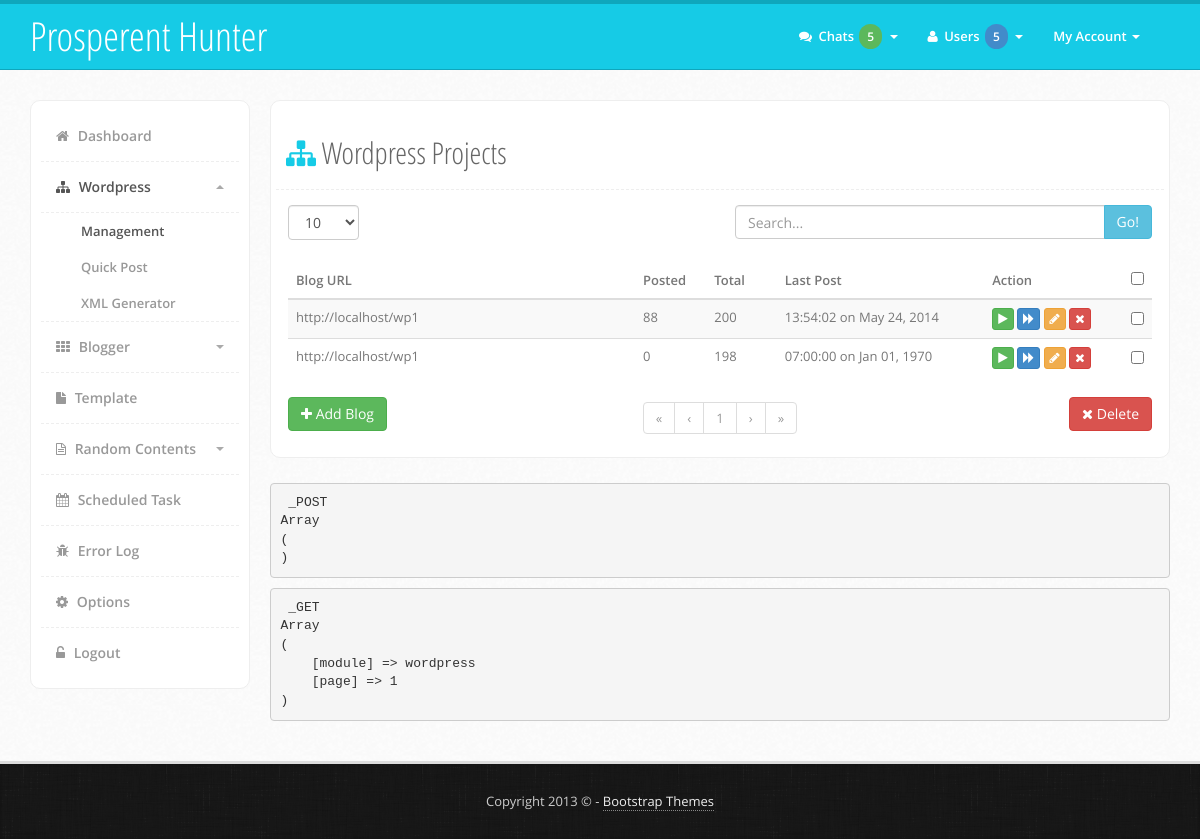
The app's page /?module=wordpress (signed in) with its own data.
### tables this page shows
CREATE TABLE IF NOT EXISTS `wordpress` (
  `ID` int(255) NOT NULL AUTO_INCREMENT,
  `blog_url` text NOT NULL,
  `username` varchar(255) NOT NULL,
  `password` varchar(255) NOT NULL,
  `api` varchar(32) NOT NULL,
  `template` text NOT NULL,
  `cronjob` varchar(255) NOT NULL,
  `duration` int(255) NOT NULL,
  `timeformat` varchar(32) NOT NULL,
  `lastpost` int(11) NOT NULL,
  PRIMARY KEY (`ID`)
);

### module.php (called while the page is built, shortened)
<?php
if (isset($_GET['module'])) {
    $module['module'] = $_GET['module'];
    if ($module['module'] == 'wordpress') {
        if (isset($_GET['m-option'])) {
            if ($_GET['m-option'] == 'add-wordpress') {
                $module['file'] = 'module/wordpress/add-wordpress.php';
                $module['title'] = 'Add Wordpress';
            }
            if ($_GET['m-option'] == 'edit-wordpress') {
                $module['file'] = 'module/wordpress/edit-wordpress.php';
                $module['title'] = 'Edit Wordpress';
            }
            if ($_GET['m-option'] == 'edit-keyword') {
                $module['file'] = 'module/wordpress/edit-keyword.php';
                $module['title'] = 'Edit Keyword';
            }
        } else {
            $module['file'] = 'module/wordpress/wordpress.php';
            $module['title'] = 'Wordpress Projects';
        }
    }
} else {
    $module['module'] = 'dashboard';
    $module['file'] = 'dashboard.php';
    $module['title'] = 'Dashboard';
}
?>

### module/wordpress/wordpress.php (the view, shortened to what this page needs)
<?php
if (isset($_GET['length'])) {
    $limit = slashes($_GET['length']);
} else {
    $limit = '10';
}
$page = (int)$_GET['page'];
$eu = (($page - '1') * $limit);
$queryBlog = "SELECT * FROM wordpress";
if (isset($_GET['search'])) {
    $search = slashes($_GET['search']);
    $queryBlog .= " WHERE blog_url LIKE '%" . $search . "%'";
} else {
    $search = NULL;
}
$resultTotal = $mysqli->query($queryBlog)->num_rows OR trigger_error($mysqli->error . "[$queryBlog]");
$queryData = $queryBlog . " LIMIT $eu, $limit";
$resultBlog = $mysqli->query($queryData) OR trigger_error($mysqli->error . "[$queryData]");
?>
                            <div class="content-box">
                                <div class="content-head">
                                    <h2><i class="fa fa-sitemap color"></i> <?php echo $module['title']; ?></h2>
                                </div>
                                <div class="content-body">
                                    <form name ="tool-form" action="" method="GET">
                                        <div class="row">
                                            <div class="col-md-6 form-group">
                                                <label>
                                                    <select name="length" class="form-control" size="1" onchange="this.form.submit()">
                                                        <option value="10" <?php echo ($limit == '10') ? "selected" : "" ?>>10</option>
                                                    </select>
                                                </label>
                                            </div>
                                            <div class="col-md-6 input-group">
                                                <div class="input-group">
                                                    <input type="text" name="search" class="form-control" placeholder="Search..." value="<?php echo $search; ?>">
                                                    <span class="input-group-btn"><button type="submit" class="btn default">Go!</button></span>
                                                </div>
                                            </div>
                                        </div>
                                    </form>
                                    <form name="wordpress-form" action="" method="POST">
                                        <table class="table table-striped table-hover">
                                            <thead>
                                                <tr>
                                                    <th class="col-md-5">Blog URL</th>
                                                    <th class="col-md-1">Posted</th>
                                                    <th class="col-md-1">Total</th>
                                                    <th class="col-md-3">Last Post</th>
                                                    <th class="col-md-2">Action</th>
                                                    <th class="col-md-1 text-center"><input type="checkbox" name="select-all" class="select-all" data-checkbox-name="delete-item[]" /></th>
                                                </tr>
                                            </thead>
                                            <tbody>
                                                <?php while ($wpRow = $resultBlog->fetch_array(MYSQLI_ASSOC)) { ?>
                                                <tr>
                                                    <td><?php echo shortString($wpRow['blog_url'], '30'); ?></td>
                                                    <td>
                                                        <?php
                                                        $queryItem = "SELECT * FROM products WHERE blogId = '" . $wpRow['ID'] . "' AND type = 'wordpress' AND status = 'Posted'";
                                                        $resultItem = $mysqli->query($queryItem)->num_rows OR trigger_error($mysqli->error . "[$queryItem]");
                                                        echo $resultItem;
                                                        ?>
                                                    </td>
                                                    <td>
                                                        <?php
                                                        $queryPosted = "SELECT * FROM products WHERE blogId = '" . $wpRow['ID'] . "' AND type = 'wordpress'";
                                                        $resultPosted = $mysqli->query($queryPosted)->num_rows OR trigger_error($mysqli->error . "[$queryPosted]");
                                                        echo $resultPosted;
                                                        ?>
                                                    </td>
                                                    <td><?php echo strftime("%H:%M:%S on %b %d, %Y", $wpRow['lastpost']); ?></td>
                                                    <td>
                                                        <a href="?module=poster&s-post&wp=<?php echo $wpRow['ID']; ?>" class="btn btn-xs green"><i class="fa fa-play" data-toggle="tooltip" title="Manual Post"></i></a>
                                                        <a href="?module=poster&b-post&wp=<?php echo $wpRow['ID']; ?>" class="btn btn-xs blue"><i class="fa fa-forward" data-toggle="tooltip" title="Bulk Post"></i></a>
                                                        <a href="?module=wordpress&m-option=edit-wordpress&id=<?php echo $wpRow['ID']; ?>" class="btn btn-xs yellow"><i class="fa fa-pencil" data-toggle="tooltip" title="Edit"></i></a>
                                                        <a href="#delete" class="btn btn-xs red deleteItem" data-toggle="modal" data-id="<?php echo $wpRow['ID']; ?>"><i class="fa fa-times" data-toggle="tooltip" title="Delete"></i></a>
                                                    </td>
                                                    <td class="text-center"><input type="checkbox" name="delete-item[]" value="<?php echo $wpRow['ID']; ?>" /></td>
                                                </tr>
                                                <?php } ?>
                                            </tbody>
                                        </table>
                                    </form>
                                    <div class="row">
                                        <div class="col-md-3 text-left">
                                            <a href="?module=wordpress&m-option=add-wordpress" class="btn green"><i class="fa fa-plus"></i> Add Blog</a>
                                        </div>
                                        <div class="col-md-6">
                                            <div class="text-center">
                                                <ul class="pagination">
                                                    <?php echo pagination($resultTotal, $page, $limit, 'page'); ?>
                                                </ul>
                                            </div>
                                        </div>
                                        <div class="col-md-3 text-right">
                                            <a href="#delete" class="btn red" data-toggle="modal"><i class="fa fa-times"></i> Delete</a>
                                        </div>
                                    </div>
                                </div>
                            </div>

### functions.php (shortened to what this page needs)
<?php
function shortString($string, $limit) {
    if (strlen($string) > ($limit + '3')) {
        $string = substr($string, '0' ,$limit) . '...';
        echo $string;
    } else {
        echo $string;;
    }
}
function pagination($total, $page, $shown, $url) {
    $pages = ceil($total / $shown);
    $range_start = ($page - '2') <= '0' || ($pages - '4') <= '0' ? '1' : (($page + '2') >= $pages ? $pages - '4' : $page - '2');
    $range_end = $pages <= '5' ? $pages : (($page + '2') >= $pages ? $pages : $range_start + '4');
    if ($page > '1') {
        $r[] = '<li><a href="' . url($url, ($page / $page)) . '">&laquo;</a></li>';
        $r[] = '<li><a href="' . url($url, ($page - '1')) . '">&lsaquo;</a></li>';
    } else {
        $r[] = '<li class="disabled"><a href="javascript:;">&laquo;</a></li>';
        $r[] = '<li class="disabled"><a href="javascript:;">&lsaquo;</a></li>';
    }
    if ($range_end > '1') {
        foreach(range($range_start, $range_end) as $key => $value) {
            if ($value == $page) {
                $r[] = '<li class="active"><a href="javascript:;">' . $value . '</a></li>';
            } else {
                $r[] = '<li><a href="' . url($url, $value)  . '">' . $value . '</a></li>';
            }
        }
    } else {
        $r[] = '<li class="disabled"><a href="javascript:;">' . $page . '</a></li>';
    }
    if ($page < $pages) {
        $r[] = '<li><a href="' . url($url, ($page + '1')) . '">&rsaquo;</a></li>';
        $r[] = '<li><a href="' . url($url, $pages) . '">&raquo;</a></li>';
    } else {
        $r[] = '<li class="disabled"><a href="javascript:;">&rsaquo;</a></li>';
        $r[] = '<li class="disabled"><a href="javascript:;">&raquo;</a></li>';
    }
    return ((isset($r)) ? implode("\r\n", $r) : '');
}
?>

### assets/css/style.css (style rules this page uses)
body { font-family: 'Open Sans', sans-serif; color: #444; font-size: 13px; line-height: 25px; -webkit-font-smoothing: antialiased; background: #fafafa url('../img/main-back.png') repeat; }
h1,h2,h3,h4 { font-family: 'Open Sans Condensed', sans-serif; }
.color { color: #16cbe6; }
.pagination { margin: 5px 0px; }
.content-box { background: #fff; padding: 5px; border-radius: 10px; border-left: 1px solid #eee; border-top: 1px solid #eee; border-bottom: 1px solid #eee; border-right: 1px solid #eee; }
.content-box .content-head { margin: 0px; font-family: "Open Sans", sans-serif; font-size: 15px; line-height: 25px; color: #666; padding: 10px; margin-bottom: 10px; padding-bottom: 10px; border-bottom: 1px dashed #eee; }
.content-box .content-body { padding: 5px 12px; color: #777; }
.default { color: #ffffff; background-color: #5bc0de; border-color: #46b8da; }
.red { color: #ffffff; background-color: #d9534f; border-color: #d43f3a; }
.blue { color: #ffffff; background-color: #428bca; border-color: #357ebd; }
.green { color: #ffffff; background-color: #5cb85c; border-color: #4cae4c; }
.yellow { color: #ffffff; background-color: #f0ad4e; border-color: #eea236; }

### records on screen
wordpress: blog_url "http://localhost/wp1", resultItem "88", resultPosted "200", lastpost "13:54:02 on May 24, 2014"
wordpress: blog_url "http://localhost/wp1", resultItem "0", resultPosted "198", lastpost "07:00:00 on Jan 01, 1970"

### other values on screen
$module['title'] "Wordpress Projects"
$page "1"
